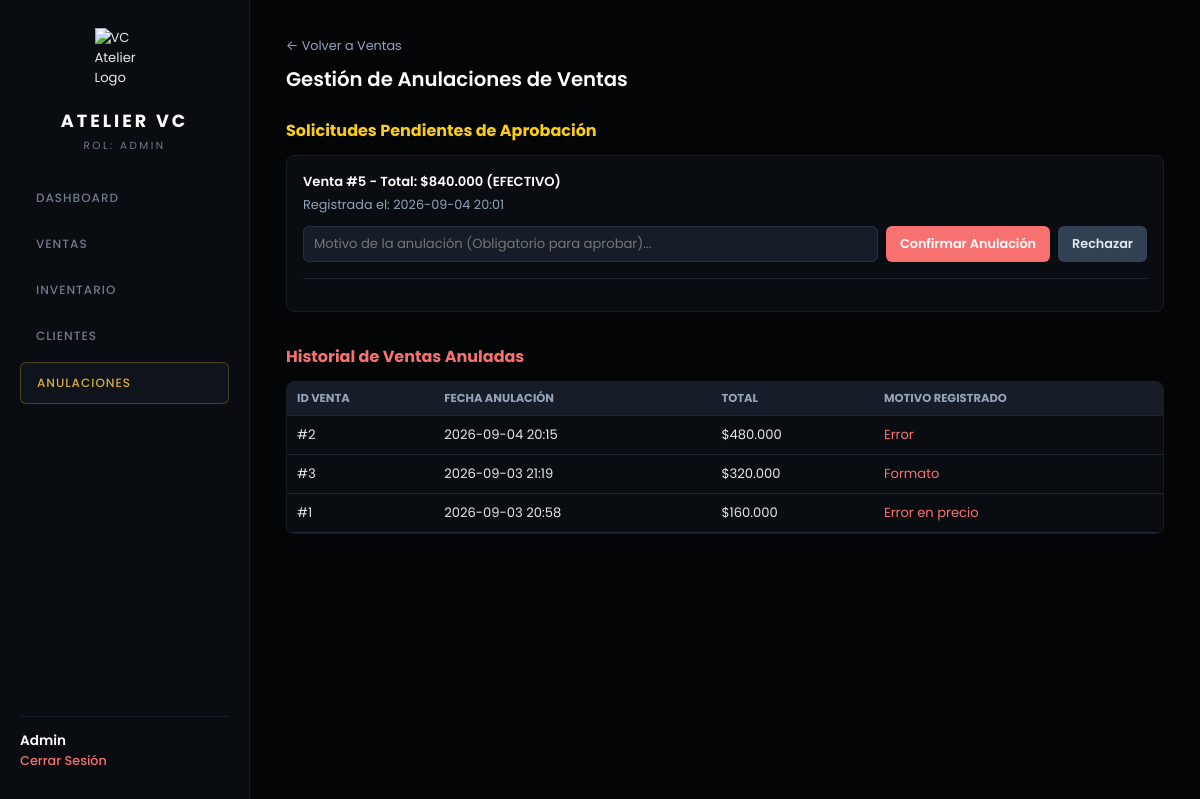
The app's page /ventas/anulaciones (signed in), older data.
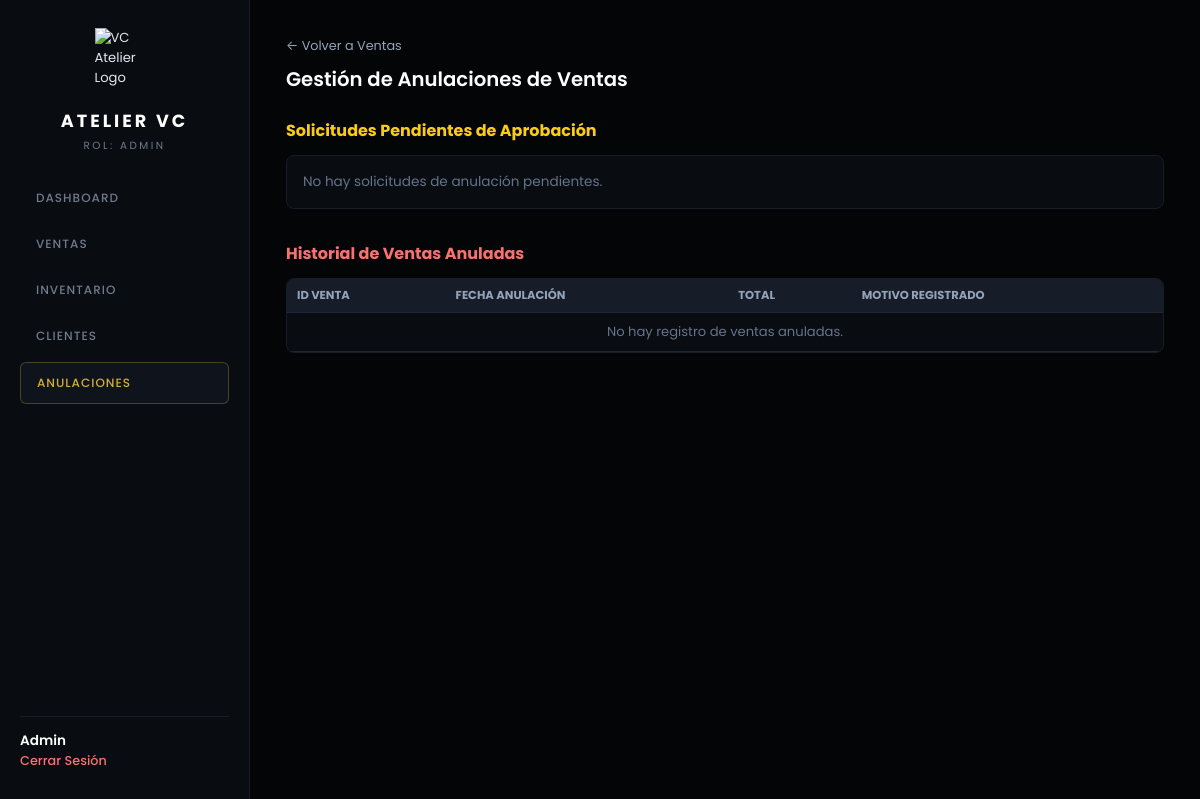
The same page, newer data.
### config/models.py (models this page shows)
class Venta(Base):
    __tablename__ = "ventas"
    id = Column(Integer, primary_key=True, index=True)
    cliente_id = Column(Integer, ForeignKey("clientes.id"), nullable=True)
    usuario_id = Column(Integer, ForeignKey("usuarios.id"), nullable=False)
    total = Column(Float, nullable=False)
    metodo_pago = Column(String(50), nullable=False)
    estado = Column(String(30), default="COMPLETADA")  # "COMPLETADA", "SOLICITADA_ANULACION", "ANULADA"
    motivo_anulacion = Column(Text, nullable=True)
    anulado_por_id = Column(Integer, ForeignKey("usuarios.id"), nullable=True)
    fecha_anulacion = Column(DateTime, nullable=True)
    fecha_venta = Column(DateTime, default=hora_colombia)
    cliente = relationship("Cliente", back_populates="ventas")
    usuario_registro = relationship("Usuario", foreign_keys=[usuario_id])
    usuario_anulo = relationship("Usuario", foreign_keys=[anulado_por_id])
    detalles = relationship("DetalleVenta", back_populates="venta", cascade="all, delete-orphan")

### main.py (the view)
@app.get("/ventas/anulaciones", response_class=HTMLResponse)
async def gestion_anulaciones(request: Request, db: Session = Depends(get_db)):
    admin_user = require_admin(request)
    solicitudes = db.query(Venta).filter(Venta.estado == "SOLICITADA_ANULACION").all()
    anuladas = db.query(Venta).filter(Venta.estado == "ANULADA").order_by(Venta.fecha_anulacion.desc()).all()
    return templates.TemplateResponse(
        request=request,
        name="ventas_anulaciones.html",
        context={
            "user": admin_user,
            "solicitudes": solicitudes,
            "anuladas": anuladas,
            "active_page": "anulaciones"
        }
    )

### templates/ventas_anulaciones.html (shortened to what this page needs)
{% extends "base.html" %}
{% block content %}
<div style="margin-bottom: 24px;">
    <a href="/ventas" style="color: #94A3B8; text-decoration: none; font-size: 0.8rem;">← Volver a Ventas</a>
    <h2 style="color: #FFFFFF; font-weight: 600; margin-top: 8px;">Gestión de Anulaciones de Ventas</h2>
</div>
<h3 style="color: #FACC15; font-size: 1rem; margin-bottom: 12px;">Solicitudes Pendientes de Aprobación</h3>
<div style="background-color: #11151C; border: 1px solid #1E2638; border-radius: 8px; padding: 16px; margin-bottom: 32px;">
    {% for s in solicitudes %}
    <div style="border-bottom: 1px solid #1E2638; padding-bottom: 16px; margin-bottom: 16px;">
        <p style="color: #FFFFFF; font-weight: 600; margin: 0 0 4px 0;">Venta #{{ s.id }} - Total: ${{ "{:,.0f}".format(s.total).replace(',', '.') }} ({{ s.metodo_pago }})</p>
        <p style="color: #94A3B8; font-size: 0.8rem; margin: 0 0 12px 0;">Registrada el: {{ s.fecha_venta.strftime('%Y-%m-%d %H:%M') }}</p>
        <form action="/ventas/{{ s.id }}/procesar-anulacion" method="POST" style="display: flex; gap: 8px; align-items: center; flex-wrap: wrap;">
            <input type="text" name="motivo" placeholder="Motivo de la anulación (Obligatorio para aprobar)..." required style="flex: 1; min-width: 240px; background: #171D28; border: 1px solid #283245; color: #FFF; padding: 10px 12px; border-radius: 4px; font-size: 0.85rem;">
            <button type="submit" style="background: #F87171; color: #FFF; border: none; padding: 10px 16px; border-radius: 4px; cursor: pointer; font-weight: 600; font-size: 0.8rem; white-space: nowrap;">
                Confirmar Anulación
            </button>
            <button type="submit" formaction="/ventas/{{ s.id }}/rechazar-anulacion" formnovalidate style="background: #334155; color: #E2E8F0; border: none; padding: 10px 16px; border-radius: 4px; cursor: pointer; font-weight: 600; font-size: 0.8rem; white-space: nowrap;">
                Rechazar
            </button>
        </form>
    </div>
    {% else %}
    <p style="color: #64748B; font-size: 0.85rem; margin: 0;">No hay solicitudes de anulación pendientes.</p>
    {% endfor %}
</div>
<h3 style="color: #F87171; font-size: 1rem; margin-bottom: 12px;">Historial de Ventas Anuladas</h3>
<div style="background-color: #11151C; border: 1px solid #1E2638; border-radius: 8px; overflow: hidden;">
    <div class="table-responsive">
        <table style="width: 100%; border-collapse: collapse; text-align: left; color: #E2E8F0; font-size: 0.85rem; min-width: 500px;">
            <thead>
                <tr style="background-color: #171D28; border-bottom: 1px solid #1E2638; color: #94A3B8; text-transform: uppercase; font-size: 0.7rem;">
                    <th style="padding: 12px;">ID Venta</th>
                    <th style="padding: 12px;">Fecha Anulación</th>
                    <th style="padding: 12px;">Total</th>
                    <th style="padding: 12px;">Motivo Registrado</th>
                </tr>
            </thead>
            <tbody>
                {% for a in anuladas %}
                <tr style="border-bottom: 1px solid #1E2638;">
                    <td style="padding: 12px;">#{{ a.id }}</td>
                    <td style="padding: 12px;">{{ a.fecha_anulacion.strftime('%Y-%m-%d %H:%M') if a.fecha_anulacion else '-' }}</td>
                    <td style="padding: 12px;">${{ "{:,.0f}".format(a.total).replace(',', '.') }}</td>
                    <td style="padding: 12px; color: #F87171;">{{ a.motivo_anulacion }}</td>
                </tr>
                {% else %}
                <tr>
                    <td colspan="4" style="padding: 16px; text-align: center; color: #64748B;">No hay registro de ventas anuladas.</td>
                </tr>
                {% endfor %}
            </tbody>
        </table>
    </div>
</div>
{% endblock %}

### templates/base.html (shortened to what this page needs)
<!DOCTYPE html>
<html lang="es">
<head>
    <link rel="stylesheet" href="{{ url_for('static', path='css/style.css') }}?v=99.0">
</head>
<body>
    <div class="app-layout">
        <aside class="sidebar">
            <div class="sidebar-top">
                <img src="{{ url_for('static', path='img/logo.png') }}" alt="VC Atelier Logo" class="sidebar-logo">
                <h2 class="brand-title" style="font-size: 1.1rem;">ATELIER VC</h2>
                <p class="brand-sub">ROL: {{ user.rol }}</p>
                <nav class="sidebar-nav">
                    {% if user.rol == 'ADMIN' %}
                    <a href="/" class="nav-link {% if active_page == 'dashboard' %}active{% endif %}">Dashboard</a>
                    {% endif %}
                    <a href="/ventas" class="nav-link {% if active_page == 'ventas' %}active{% endif %}">Ventas</a>
                    <a href="/inventario" class="nav-link {% if active_page == 'inventario' %}active{% endif %}">Inventario</a>
                    <a href="/clientes" class="nav-link {% if active_page == 'clientes' %}active{% endif %}">Clientes</a>
                    {% if user.rol == 'ADMIN' %}
                    <a href="/ventas/anulaciones" class="nav-link {% if active_page == 'anulaciones' %}active{% endif %}" style="color: #FACC15;">Anulaciones</a>
                    {% endif %}
                </nav>
            </div>
            <div class="sidebar-user-footer">
                <p style="color: #FFFFFF; font-size: 0.85rem; font-weight: 600; text-transform: capitalize;">{{ user.nombre }}</p>
                <a href="/logout" style="color: #F87171; font-size: 0.8rem; text-decoration: none; font-weight: 500;">Cerrar Sesión</a>
            </div>
        </aside>
        <main class="main-content">
            {% block content %}{% endblock %}
        </main>
    </div>
</body>
</html>

### static/css/style.css (style rules this page uses)
* { box-sizing: border-box; margin: 0; padding: 0; font-family: 'Poppins', -apple-system, BlinkMacSystemFont, 'Segoe UI', Roboto, sans-serif; }
body { background-color: #040507 !important; color: #E2E8F0; min-height: 100vh; -webkit-font-smoothing: antialiased; font-size: 0.82rem !important; }
.brand-title { color: #FFFFFF; letter-spacing: 3px; font-size: 1.25rem; font-weight: 700; text-align: center; text-transform: uppercase; }
.brand-sub { color: #717B8C; font-size: 0.65rem; letter-spacing: 2.5px; text-align: center; margin-top: 4px; margin-bottom: 24px; text-transform: uppercase; font-weight: 400; }
.app-layout { display: flex; flex-direction: column; min-height: 100vh; }
.sidebar { width: 100%; background-color: #090C10 !important; border-bottom: 1px solid #161D28 !important; padding: 20px; display: flex; flex-direction: column; justify-content: space-between; }
.sidebar-logo { width: 45px; height: auto; display: block; margin: 0 auto 8px auto; }
.sidebar-nav { display: flex; flex-wrap: wrap; gap: 6px; justify-content: center; margin-top: 12px; }
.sidebar-user-footer { border-top: 1px solid #161D28 !important; padding-top: 14px; margin-top: 18px; display: flex; justify-content: space-between; align-items: center; }
.main-content { flex: 1; padding: 24px; background-color: #040507 !important; }
.nav-link { display: inline-block; color: #717B8C; text-decoration: none; padding: 9px 16px; border-radius: 6px; font-size: 0.75rem; font-weight: 500; letter-spacing: 1px; text-transform: uppercase; transition: all 0.2s ease; }
.nav-link.active { color: #D4AF37 !important; background-color: #0F131C !important; border: 1px solid rgba(212, 175, 55, 0.3) !important; }
.table-responsive { width: 100%; overflow-x: auto; }
div[style*="background-color"], div[style*="background:"], section { background-color: #090C10 !important; border-color: #161D28 !important; border-radius: 8px; }
.main-content, .app-layout, body, .login-container { background-color: #040507 !important; }
@media (min-width: 768px) { .app-layout { flex-direction: row; } }
@media (min-width: 768px) { .sidebar { width: 250px; min-width: 250px; height: 100vh; position: sticky; top: 0; border-bottom: none; border-right: 1px solid #161D28 !important; padding: 28px 20px; } }
@media (min-width: 768px) { .sidebar-logo { width: 60px; margin-bottom: 20px; } }
@media (min-width: 768px) { .sidebar-nav { display: flex; flex-direction: column; gap: 6px; margin-top: 0; } }
@media (min-width: 768px) { .sidebar-user-footer { display: block; margin-top: 0; } }
@media (min-width: 768px) { .nav-link { display: block; padding: 11px 16px; } }
@media (min-width: 768px) { .main-content { padding: 36px; } }

### templates/base.html (style rules this page uses)
body { font-size: 0.82rem !important; background-color: #0b0f15; color: #E2E8F0; }
table { width: 100%; border-collapse: collapse; }
table th { padding: 8px 10px !important; font-size: 0.72rem !important; color: #94A3B8 !important; text-transform: uppercase; border-bottom: 1px solid #1E2638 !important; text-align: left; }
table td { padding: 9px 10px !important; font-size: 0.82rem !important; border-bottom: 1px solid #1E2638 !important; color: #E2E8F0; }

Row changes from the older to the newer data that the page shows:
removed Venta: id "5", total "840.000", metodo_pago "EFECTIVO", fecha_venta "2026-09-04 20:01", shown under "Solicitudes Pendientes de Aprobación"
removed Venta: id "2", fecha_anulacion "2026-09-04 20:15", total "480.000", motivo_anulacion "Error", shown under "Historial de Ventas Anuladas"
removed Venta: id "3", fecha_anulacion "2026-09-03 21:19", total "320.000", motivo_anulacion "Formato", shown under "Historial de Ventas Anuladas"
removed Venta: id "1", fecha_anulacion "2026-09-03 20:58", total "160.000", motivo_anulacion "Error en precio", shown under "Historial de Ventas Anuladas"
Text that changed along with them:
text now shown: "No hay solicitudes de anulación pendientes. No hay registro de ventas anuladas."
